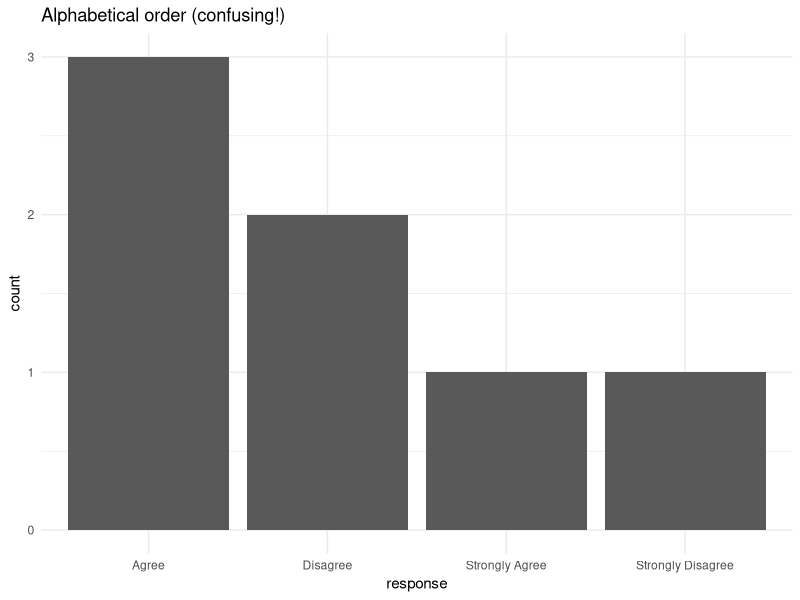
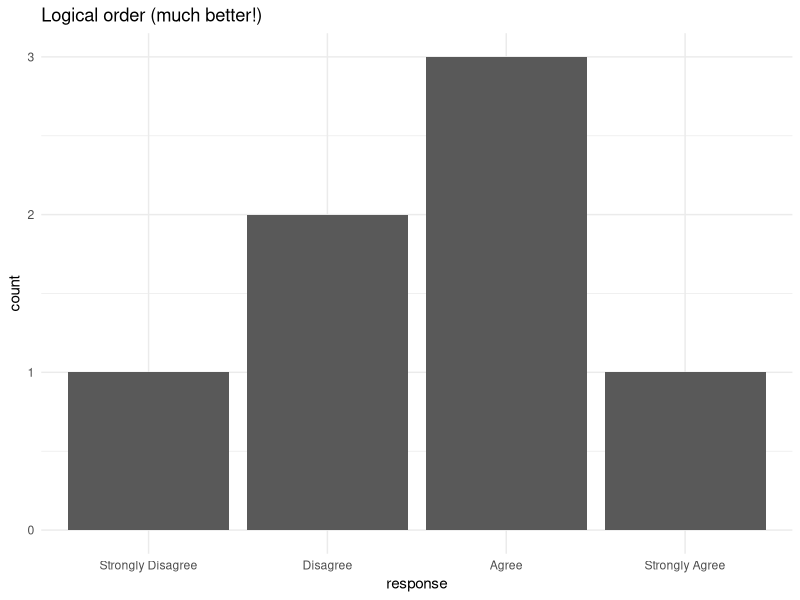
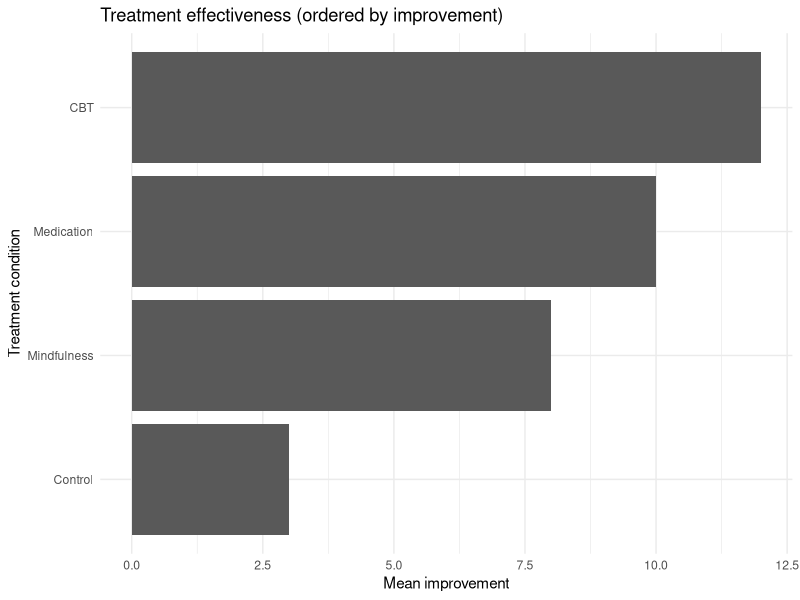
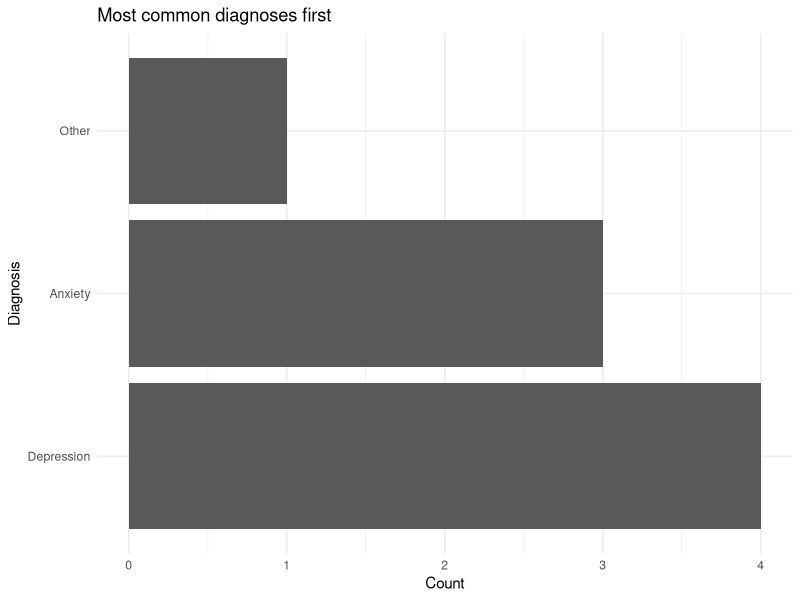

These figures' R source, in order:
## ---- chunk 1
#| include: false
library(tidyverse)
## ---- chunk 2
participant_name <- "Jane Doe"
diagnosis <- "Major Depressive Disorder"
feedback <- "The task was confusing"
## ---- chunk 3
first <- "Jane"
last <- "Doe"

# Combine strings
str_c(first, last)           # No space
str_c(first, last, sep = " ")  # With space
## ---- chunk 4
# Combine with other text
str_c("Participant: ", first, " ", last)

# Glue is even easier (from the glue package)
library(glue)
glue("Participant: {first} {last}")
## ---- chunk 5
responses <- c("Yes", "No", "Maybe", "I don't know")

str_length(responses)
## ---- chunk 6
# Flag very short responses
tibble(responses) |>
  mutate(too_short = str_length(responses) < 3)
## ---- chunk 7
messy_data <- c("MALE", "Female", "male", "FEMALE", "Male")

str_to_lower(messy_data)
str_to_upper(messy_data)
str_to_title(messy_data)
## ---- chunk 8
messy_responses <- c("  Yes", "No  ", "  Maybe  ")

str_trim(messy_responses)         # Remove leading/trailing
str_squish(messy_responses)       # Also reduce internal spaces
## ---- chunk 9
survey <- tibble(
  gender = c("  Female", "MALE  ", "female", "Male", "  non-binary")
)

survey |>
  mutate(
    gender_clean = str_to_lower(str_trim(gender))
  )
## ---- chunk 10
feedback <- c(
  "The task was clear",
  "I found it confusing",
  "Very clear instructions",
  "Somewhat confusing"
)

str_detect(feedback, "clear")
## ---- chunk 11
tibble(feedback) |>
  filter(str_detect(feedback, "clear"))
## ---- chunk 12
str_detect("Clear instructions", "clear")  # FALSE
## ---- chunk 13
str_detect("Clear instructions", regex("clear", ignore_case = TRUE))
## ---- chunk 14
responses <- c("Strongly Disagree", "Disagree", "Strongly Agree", "Agree")

# Replace first match
str_replace(responses, "Strongly ", "Very ")

# Replace all matches
str_replace_all(responses, "Strongly ", "Very ")
## ---- chunk 15
diagnosis <- c("MDD", "GAD", "MDD", "OCD", "GAD")

# Replace multiple patterns at once
str_replace_all(diagnosis, c(
  "MDD" = "Major Depressive Disorder",
  "GAD" = "Generalized Anxiety Disorder",
  "OCD" = "Obsessive-Compulsive Disorder"
))
## ---- chunk 16
participant_ids <- c("PSY001", "PSY002", "PSY010", "PSY123")

# Extract substring by position
str_sub(participant_ids, start = 4)  # Get everything after position 3
## ---- chunk 17
# Extract numbers
str_extract(participant_ids, "\\d+")  # \d+ means "one or more digits"
## ---- chunk 18
messy_survey <- tibble(
  id = 1:5,
  gender = c("  FEMALE", "male  ", "Female", "MALE", "non-binary  "),
  comment = c(
    "Great study!",
    "too long",
    "  Very interesting  ",
    "CONFUSING INSTRUCTIONS",
    "I enjoyed this"
  )
)
## ---- chunk 19
# A character vector
gender_char <- c("Male", "Female", "Female", "Male")

# A factor
gender_fct <- factor(gender_char)
gender_fct
## ---- chunk 20
condition <- c("Control", "Treatment", "Treatment", "Control")

# Let R choose levels (alphabetical)
factor(condition)
## ---- chunk 21
# Specify levels explicitly
factor(condition, levels = c("Control", "Treatment"))
## ---- chunk 22
likert <- c("Agree", "Disagree", "Strongly Agree", "Agree", "Strongly Disagree")

# Alphabetical order (default)
factor(likert)
## ---- chunk 23
# Logical order
factor(likert, levels = c(
  "Strongly Disagree", "Disagree", "Agree", "Strongly Agree"
))
## ---- chunk 24
#| output-location: slide
survey_data <- tibble(
  response = c("Agree", "Disagree", "Strongly Agree", "Agree",
               "Strongly Disagree", "Agree", "Disagree")
)

# Without factor ordering
ggplot(survey_data, aes(x = response)) +
  geom_bar() +
  labs(title = "Alphabetical order (confusing!)") +
  theme_minimal()
## ---- chunk 25
#| output-location: slide
survey_data <- survey_data |>
  mutate(
    response = factor(response, levels = c(
      "Strongly Disagree", "Disagree", "Agree", "Strongly Agree"
    ))
  )

ggplot(survey_data, aes(x = response)) +
  geom_bar() +
  labs(title = "Logical order (much better!)") +
  theme_minimal()
## ---- chunk 26
education <- factor(c("High School", "Bachelor's", "Master's", "High School"))
education
## ---- chunk 27
# Put in logical order
fct_relevel(education, "High School", "Bachelor's", "Master's")
## ---- chunk 28
therapy <- tibble(
  condition = c("CBT", "Control", "Mindfulness", "Medication"),
  mean_improvement = c(12, 3, 8, 10)
)

therapy |>
  mutate(condition = fct_reorder(condition, mean_improvement))
## ---- chunk 29
#| output-location: slide
therapy |>
  mutate(condition = fct_reorder(condition, mean_improvement)) |>
  ggplot(aes(x = mean_improvement, y = condition)) +
  geom_col() +
  labs(
    title = "Treatment effectiveness (ordered by improvement)",
    x = "Mean improvement",
    y = "Treatment condition"
  ) +
  theme_minimal()
## ---- chunk 30
diagnosis <- c("Depression", "Anxiety", "Depression", "Other",
               "Depression", "Anxiety", "Anxiety", "Depression")

# Order from most to least common
fct_infreq(factor(diagnosis))
## ---- chunk 31
#| output-location: slide
tibble(diagnosis = factor(diagnosis)) |>
  mutate(diagnosis = fct_infreq(diagnosis)) |>
  ggplot(aes(y = diagnosis)) +  # Note: y instead of x to read easily
  geom_bar() +
  labs(
    title = "Most common diagnoses first",
    x = "Count",
    y = "Diagnosis"
  ) +
  theme_minimal()
## ---- chunk 32
gender <- factor(c("M", "F", "F", "M", "NB"))

fct_recode(gender,
  "Male" = "M",
  "Female" = "F",
  "Non-binary" = "NB"
)
## ---- chunk 33
diagnosis <- factor(c("MDD", "GAD", "OCD", "PTSD", "Panic Disorder",
                      "MDD", "GAD", "Social Anxiety"))

fct_collapse(diagnosis,
  Depression = "MDD",
  Anxiety = c("GAD", "OCD", "PTSD", "Panic Disorder", "Social Anxiety")
)
## ---- chunk 34
demo_data <- tibble(
  age_group = c("18-25", "26-35", "18-25", "36-45", "26-35", "46+"),
  education = c("HS", "BA", "BA", "MA", "HS", "PhD")
)

demo_data |>
  mutate(
    # Order age groups logically
    age_group = factor(age_group, levels = c("18-25", "26-35", "36-45", "46+")),

    # Expand education codes
    education = fct_recode(factor(education),
      "High School" = "HS",
      "Bachelor's" = "BA",
      "Master's" = "MA",
      "Doctorate" = "PhD"
    )
  )
## ---- chunk 35
all_diagnoses <- factor(c("Depression", "Anxiety", "Other"))
just_depression <- all_diagnoses[all_diagnoses == "Depression"]
just_depression
## ---- chunk 36
fct_drop(just_depression)
## ---- chunk 37
age_factor <- factor(c(25, 30, 25, 40))
mean(age_factor)  # Error! It's not numeric anymore
## ---- chunk 38
as.numeric(as.character(age_factor))  # Correct way
## ---- chunk 39
colors <- factor(c("red", "blue"))

# Can't just add new values
colors[3] <- "green"  # This creates NA!
colors
## ---- chunk 40
likert_data <- tibble(
  question = rep(c("Q1", "Q2", "Q3"), each = 10),
  response = sample(c("strongly agree", "Agree", "NEUTRAL",
                      "disagree", "Strongly Disagree"), 30, replace = TRUE)
)
